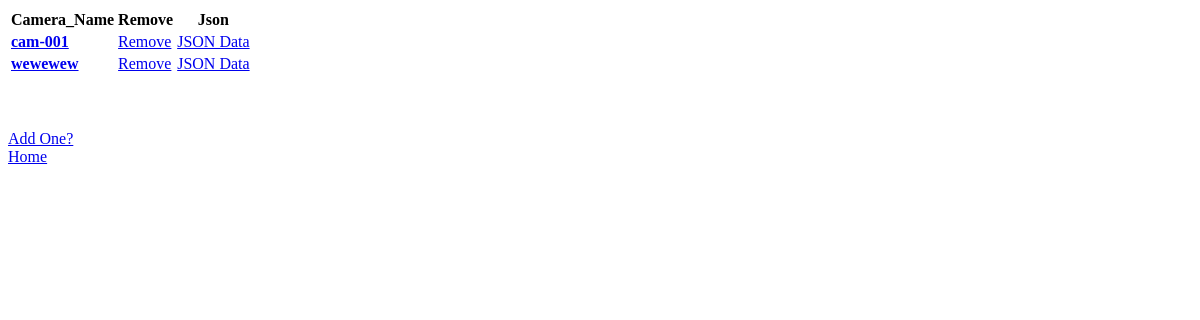
/cam_qrcode/, run on an earlier commit of the app's database.
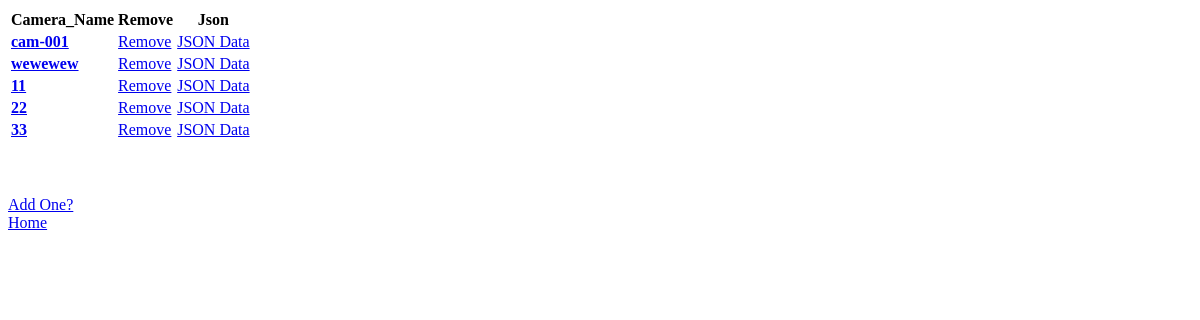
And on a later commit of the database.
### cam_qrcode/models.py (models this page shows, shortened)
class Camera(models.Model):
    camera_id = models.IntegerField()
    camera_name = models.CharField(max_length=200)
    camera_xmpp_account = models.CharField(max_length=200)
    camera_xmpp_password = models.CharField(max_length=200)

### cam_qrcode/views.py (the view)
def index(request):
    latest_cam_list = Camera.objects.all()
    context = {'latest_cam_list': latest_cam_list}
    return render(request, 'cam_qrcode/index.html', context)

### polls/templates/cam_qrcode/index.html (shortened to what this page needs)
{% if latest_cam_list %}
<table>
  <thead>
    <tr>
      <th>Camera_Name</th>
      <th>Remove</th>
      <th>Json</th>
    </tr>
  </thead>
  <tbody>
    {% for cam in latest_cam_list %}
    <tr>
      <td><strong><a href="{% url 'detail' cam.camera_id %}">{{ cam.camera_name }}</a></strong></td>
      <td><a href="{% url 'remove' cam.camera_id %}">Remove</td>
      <td><a href="{% url 'json' cam.camera_id %}"> JSON Data </a></td>
    </tr>
    {% endfor %}
  </tbody>
</table>
{% else %}
    <p>No cam are available.</p>
{% endif %}
<a href="add">Add One? </a>
<a href="/cam_qrcode">Home</a>

What changed in the data, as far as the page shows it:
added Camera: camera_name "11"
added Camera: camera_name "22"
added Camera: camera_name "33"
